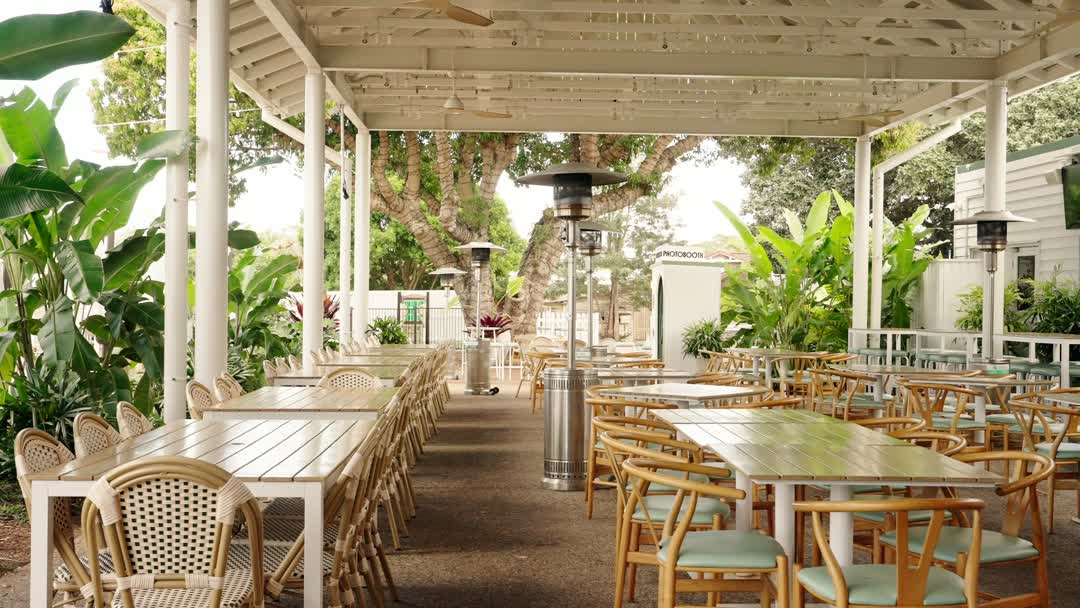
#> input picture projects/10xrealestate-ig/planner/grandview-reel.jpg, 1080 x 608 px, given in place of 01.jpg, which was not available
$ python build_planner.py
#> lines starting #> are read from the running program, lines starting #| are printed output that depends on the picture
"""Visual posting planner for @10xrealestate_: profile-grid preview + SCHEDULE table.
Edit POSTS (in posting order), then: python3 planner/build_planner.py"""
import os
from datetime import date, timedelta
from PIL import Image, ImageDraw, ImageFont, ImageOps

HERE = os.path.dirname(os.path.dirname(os.path.abspath(__file__)))
F = "/Users/10xhunter/Library/Fonts/Poppins-"
START, EVERY = date(2026, 10, 28), 3
POSTS = [  # Salt PM alternates with another client every time. Cylinders main went up 26 Oct, so its reel goes last
    ("13 Mayra Ct, Mermaid Waters", "Reel", "Kollosche", "covers/mayra-ct-cover.jpg"),
    ("Solis, 673 Casuarina Way", "Reel", "Salt PM", "planner/solis-reel.jpg"),
    ("47 Somerset Dr, Mudgeeraba", "Carousel", "Whitefox", "carousels/47-somerset-dr/01.jpg"),
    ("Elanora Ave townhouses, Pottsville", "Carousel", "Salt PM", "carousels/elanora-ave-townhouses/01.jpg"),
    ("10 Australis Ct, Mermaid Waters", "Reel", "Kollosche", "planner/australis-reel.jpg"),
    ("59 Cylinders Dr, Kingscliff", "Carousel", "Salt PM", "carousels/59-cylinders-dr/01.jpg"),
    ("47 Somerset Dr, Mudgeeraba", "Reel", "Whitefox", "planner/somerset-reel.jpg"),
    ("Solis, 673 Casuarina Way", "Carousel", "Salt PM", "carousels/solis-673-casuarina-way/01.jpg"),
    ("10 Australis Ct, Mermaid Waters", "Carousel", "Kollosche", "carousels/10-australis-ct/01.jpg"),
    ("Elanora Ave townhouses, Pottsville", "Reel", "Salt PM", "planner/elanora-reel.jpg"),
    ("59 Cylinders Dr, Kingscliff", "Reel", "Salt PM", "planner/cylinders-reel.jpg"),
    # second wave from the Drive pull (2026-10-26), no client twice in a row
    ("6/446 Marine Pde", "Carousel", "Zed", "carousels/6-446-marine-pde/01.jpg"),
    ("37 Southaven Dr", "Carousel", "Belle", "carousels/37-southaven-dr/01.jpg"),
    ("701/1245 Gold Coast Hwy", "Carousel", "Zed", "carousels/701-1245-gold-coast-hwy/01.jpg"),
    ("43 North View St", "Carousel", "Bespoke", "carousels/43-north-view-st/01.jpg"),
    ("57 Girtin Cct", "Carousel", "YPA", "carousels/57-girtin-cct/01.jpg"),
    ("24A Muscovey Ave", "Carousel", "Zed", "carousels/24a-muscovey-ave/01.jpg"),
    ("71/73 Lydford Cl", "Carousel", "Coastline", "carousels/71-73-lydford-cl/01.jpg"),
    ("Uniq Residences", "Carousel", "Bespoke", "carousels/uniq-waterford-ct/01.jpg"),
    ("3422 Surfers Paradise Blvd", "Carousel", "Zed", "carousels/3422-surfers-paradise-blvd/01.jpg"),
    ("88 Third Ave", "Carousel", "Jessica Wallace", "carousels/88-third-ave/01.jpg"),
    ("4 Mornington Ct", "Carousel", "YPA", "carousels/4-mornington-ct/01.jpg"),
    ("801/1245 Gold Coast Hwy", "Carousel", "Zed", "carousels/801-1245-gold-coast-hwy/01.jpg"),
    ("32 Southern Skies Ave", "Carousel", "Remax", "carousels/32-southern-skies/01.jpg"),
    ("3009 The Boulevard", "Carousel", "Bespoke", "carousels/3009-the-boulevard/01.jpg"),
    ("15 Muston Ct", "Carousel", "Ray White TMG", "carousels/15-muston-ct/01.jpg"),
    ("25 Dungogie Dr", "Carousel", "Zed", "carousels/25-dungogie-dr/01.jpg"),
    ("23 Gillian Dr", "Carousel", "Belle", "carousels/23-gillian-dr/01.jpg"),
    ("41 Sears Rd", "Carousel", "YPA", "carousels/41-sears-rd/01.jpg"),
    ("38 John Lund Dr", "Carousel", "Zed", "carousels/38-john-lund-dr/01.jpg"),
    ("3049/3029 The Boulevard", "Carousel", "Bespoke", "carousels/3029-the-boulevard/01.jpg"),
    ("13 Pyrite St", "Carousel", "Place", "carousels/13-pyrite-st/01.jpg"),
]
BLUE, INK, PAPER = (0x61, 0xA8, 0xD8), (22, 26, 30), (0xF6, 0xF4, 0xF0)
f = lambda w, s: ImageFont.truetype(f"{F}{w}.ttf", s)
when = lambda i: START + timedelta(days=EVERY * i)

TW, TH, CAP, COLS = 360, 480, 78, 3
rows = (len(POSTS) + COLS - 1) // COLS
g = Image.new("RGB", (COLS * TW + (COLS - 1) * 6 + 80, 150 + rows * (TH + CAP) + 30), PAPER)
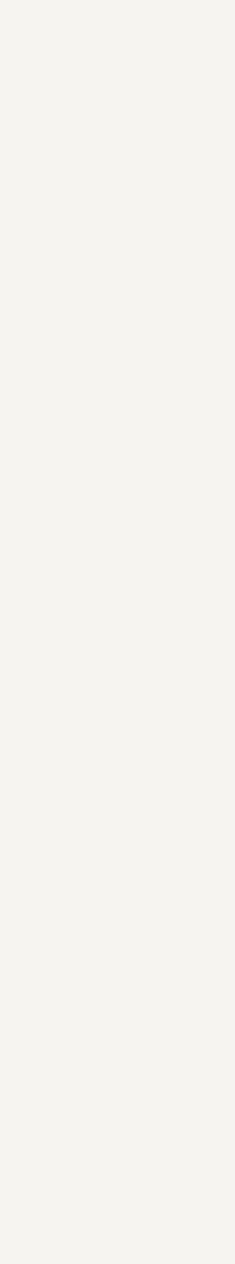
#> g: PIL image 1172x6318 RGB (shown at 1/5 size); mean R, G, B 246, 244, 240
d = ImageDraw.Draw(g)
d.text((40, 50), "@10xrealestate_  posting planner", font=f("SemiBold", 40), fill=INK)
d.text((40, 100), "Every 3 days, 7pm AEST. Newest first, as the grid will look after the last post.", font=f("Regular", 22), fill=(90, 90, 90))
for k, (i, (listing, fmt, client, src)) in enumerate(reversed(list(enumerate(POSTS)))):
    x, y = 40 + (k % COLS) * (TW + 6), 150 + (k // COLS) * (TH + CAP)
    g.paste(ImageOps.fit(Image.open(f"{HERE}/{src}").convert("RGB"), (TW, TH)), (x, y))
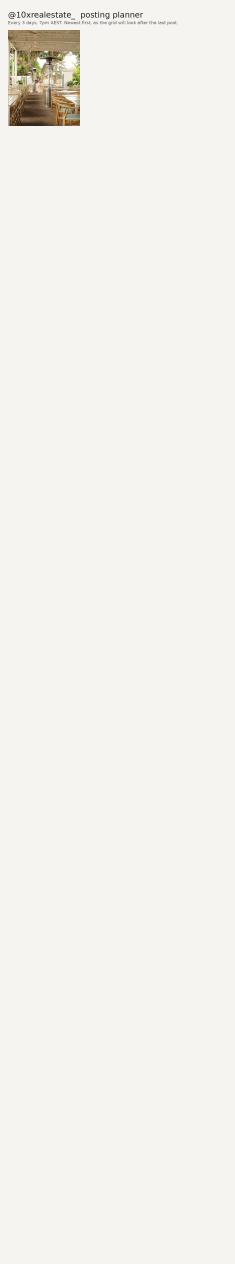
#> g: PIL image 1172x6318 RGB (shown at 1/5 size); mean R, G, B 243.7, 241.4, 236.7
    d.rectangle((x + 12, y + 12, x + 12 + (70 if fmt == "Reel" else 130), y + 44), fill=BLUE)
    d.text((x + 20, y + 28), fmt.upper(), anchor="lm", font=f("SemiBold", 18), fill="white")
    d.text((x, y + TH + 10), f"{i + 1:02d}  {when(i):%a %-d %b}", font=f("SemiBold", 22), fill=BLUE)
    d.text((x, y + TH + 40), listing, font=f("Regular", 19), fill=INK)
#> pass 2 of the loop `for k, (i, (listing, fmt, client, src)) in enumerate(reversed(list(enu..`:
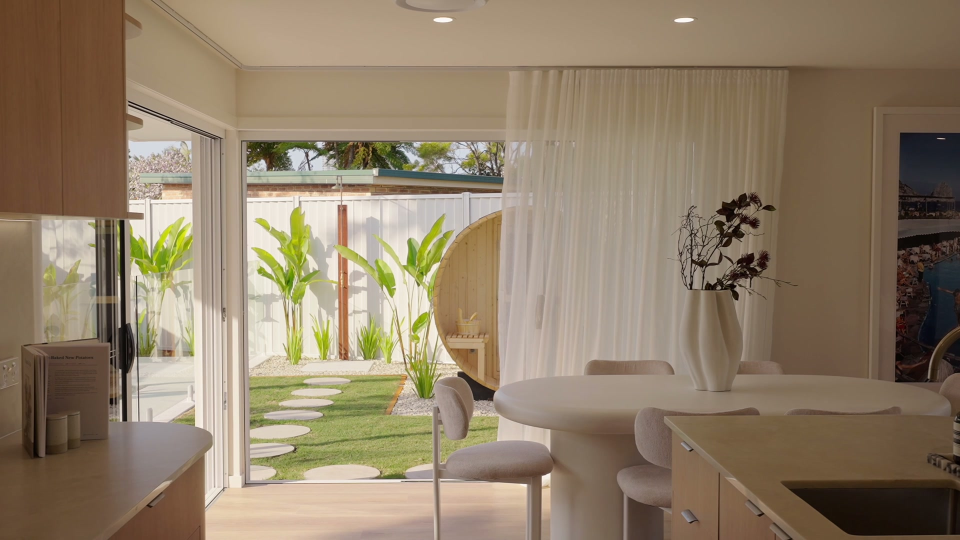
#> input picture projects/10xrealestate-ig/planner/mayra-reel.jpg, 1920 x 1080 px, given in place of 01.jpg, which was not available (shown at 1/2 size)
#> `g.paste(ImageOps.fit(Image.open(f"{HERE}/{src}").convert("RGB"), (TW, ..`:
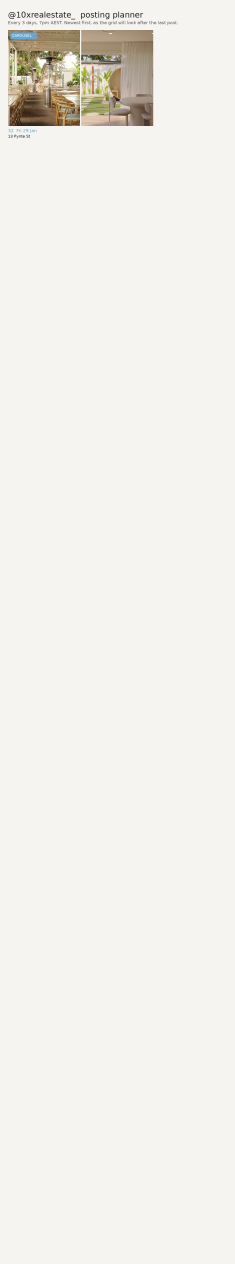
#> g: PIL image 1172x6318 RGB (shown at 1/5 size); mean R, G, B 241.8, 239.2, 234.1
#> (the run stopped early here; a loop or call above may not have finished)
